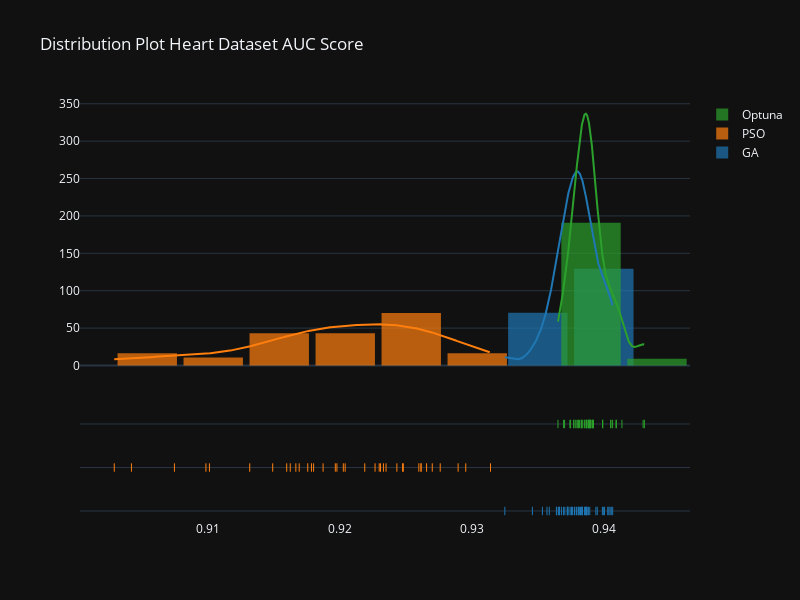

Notebook code for this chart:
### Code cell
hist_data = [heart_ga['AUC'], heart_pso['AUC'], heart_optuna['AUC']]
group_labels = ['GA', 'PSO', 'Optuna'] # name of the dataset


fig = ff.create_distplot(hist_data, group_labels, curve_type='kde', bin_size=.005, show_hist=True)
fig.update_layout(template = 'plotly_dark')
fig.update_layout(bargap=0.1, width=800, height=600, title='Distribution Plot Heart Dataset AUC Score')
fig.show()

### Figure 1 — Plotly figure (JSON) as saved in the notebook; plotly's stock layout.template omitted (floating-point values rounded to 4 significant figures; data arrays with more than 128 entries replaced by an {"elided": "..."} marker saying what was removed)
{"data": [{"autobinx": false, "histnorm": "probability density", "legendgroup": "GA", "marker": {"color": "rgb(31, 119, 180)"}, "name": "GA", "opacity": 0.7, "type": "histogram", "x": [0.9399, 0.9346, 0.9399, 0.9381, 0.9407, 0.9353, 0.9389, 0.9384, 0.9375, 0.9369, 0.9372, 0.9372, 0.9388, 0.9378, 0.9368, 0.94, 0.9378, 0.9403, 0.937, 0.9381, 0.9379, 0.9387, 0.9375, 0.9386, 0.9366, 0.9406, 0.9386, 0.9376, 0.9381, 0.9383, 0.9387, 0.9382, 0.9364, 0.9373, 0.9366, 0.9384, 0.9374, 0.9404, 0.9366, 0.9387, 0.9379, 0.9357, 0.9383, 0.9373, 0.9395, 0.9359, 0.9364, 0.9405, 0.9385, 0.9394, 0.9325], "xaxis": "x", "xbins": {"end": 0.9407, "size": 0.005, "start": 0.9325}, "yaxis": "y"}, {"autobinx": false, "histnorm": "probability density", "legendgroup": "PSO", "marker": {"color": "rgb(255, 127, 14)"}, "name": "PSO", "opacity": 0.7, "type": "histogram", "x": [0.9176, 0.9289, 0.927, 0.9132, 0.9178, 0.9295, 0.9227, 0.9247, 0.9235, 0.916, 0.9098, 0.918, 0.9248, 0.9266, 0.9169, 0.926, 0.9167, 0.9162, 0.9261, 0.9075, 0.9196, 0.9187, 0.9101, 0.9243, 0.9042, 0.9219, 0.9314, 0.9202, 0.9198, 0.9261, 0.9149, 0.9233, 0.9231, 0.9204, 0.923, 0.9029, 0.9276], "xaxis": "x", "xbins": {"end": 0.9314, "size": 0.005, "start": 0.9029}, "yaxis": "y"}, {"autobinx": false, "histnorm": "probability density", "legendgroup": "Optuna", "marker": {"color": "rgb(44, 160, 44)"}, "name": "Optuna", "opacity": 0.7, "type": "histogram", "x": [0.9405, 0.943, 0.9399, 0.9389, 0.9392, 0.9388, 0.9389, 0.9388, 0.9378, 0.9409, 0.9383, 0.9369, 0.9379, 0.9386, 0.9405, 0.9414, 0.939, 0.9377, 0.938, 0.9377, 0.9391, 0.9431, 0.9365, 0.9399, 0.9391, 0.9375, 0.9389, 0.9387, 0.9407, 0.9409, 0.937, 0.9383, 0.9374, 0.9383, 0.9392, 0.9389, 0.9387, 0.9389, 0.9385, 0.9383, 0.939, 0.9385, 0.9381, 0.9381], "xaxis": "x", "xbins": {"end": 0.9431, "size": 0.005, "start": 0.9365}, "yaxis": "y"}, {"legendgroup": "GA", "marker": {"color": "rgb(31, 119, 180)"}, "mode": "lines", "name": "GA", "showlegend": false, "type": "scatter", "x": {"elided": "500 float values"}, "xaxis": "x", "y": {"elided": "500 float values"}, "yaxis": "y"}, {"legendgroup": "PSO", "marker": {"color": "rgb(255, 127, 14)"}, "mode": "lines", "name": "PSO", "showlegend": false, "type": "scatter", "x": {"elided": "500 float values"}, "xaxis": "x", "y": {"elided": "500 float values"}, "yaxis": "y"}, {"legendgroup": "Optuna", "marker": {"color": "rgb(44, 160, 44)"}, "mode": "lines", "name": "Optuna", "showlegend": false, "type": "scatter", "x": {"elided": "500 float values"}, "xaxis": "x", "y": {"elided": "500 float values"}, "yaxis": "y"}, {"legendgroup": "GA", "marker": {"color": "rgb(31, 119, 180)", "symbol": "line-ns-open"}, "mode": "markers", "name": "GA", "showlegend": false, "type": "scatter", "x": [0.9399, 0.9346, 0.9399, 0.9381, 0.9407, 0.9353, 0.9389, 0.9384, 0.9375, 0.9369, 0.9372, 0.9372, 0.9388, 0.9378, 0.9368, 0.94, 0.9378, 0.9403, 0.937, 0.9381, 0.9379, 0.9387, 0.9375, 0.9386, 0.9366, 0.9406, 0.9386, 0.9376, 0.9381, 0.9383, 0.9387, 0.9382, 0.9364, 0.9373, 0.9366, 0.9384, 0.9374, 0.9404, 0.9366, 0.9387, 0.9379, 0.9357, 0.9383, 0.9373, 0.9395, 0.9359, 0.9364, 0.9405, 0.9385, 0.9394, 0.9325], "xaxis": "x", "y": ["GA", "GA", "GA", "GA", "GA", "GA", "GA", "GA", "GA", "GA", "GA", "GA", "GA", "GA", "GA", "GA", "GA", "GA", "GA", "GA", "GA", "GA", "GA", "GA", "GA", "GA", "GA", "GA", "GA", "GA", "GA", "GA", "GA", "GA", "GA", "GA", "GA", "GA", "GA", "GA", "GA", "GA", "GA", "GA", "GA", "GA", "GA", "GA", "GA", "GA", "GA"], "yaxis": "y2"}, {"legendgroup": "PSO", "marker": {"color": "rgb(255, 127, 14)", "symbol": "line-ns-open"}, "mode": "markers", "name": "PSO", "showlegend": false, "type": "scatter", "x": [0.9176, 0.9289, 0.927, 0.9132, 0.9178, 0.9295, 0.9227, 0.9247, 0.9235, 0.916, 0.9098, 0.918, 0.9248, 0.9266, 0.9169, 0.926, 0.9167, 0.9162, 0.9261, 0.9075, 0.9196, 0.9187, 0.9101, 0.9243, 0.9042, 0.9219, 0.9314, 0.9202, 0.9198, 0.9261, 0.9149, 0.9233, 0.9231, 0.9204, 0.923, 0.9029, 0.9276], "xaxis": "x", "y": ["PSO", "PSO", "PSO", "PSO", "PSO", "PSO", "PSO", "PSO", "PSO", "PSO", "PSO", "PSO", "PSO", "PSO", "PSO", "PSO", "PSO", "PSO", "PSO", "PSO", "PSO", "PSO", "PSO", "PSO", "PSO", "PSO", "PSO", "PSO", "PSO", "PSO", "PSO", "PSO", "PSO", "PSO", "PSO", "PSO", "PSO"], "yaxis": "y2"}, {"legendgroup": "Optuna", "marker": {"color": "rgb(44, 160, 44)", "symbol": "line-ns-open"}, "mode": "markers", "name": "Optuna", "showlegend": false, "type": "scatter", "x": [0.9405, 0.943, 0.9399, 0.9389, 0.9392, 0.9388, 0.9389, 0.9388, 0.9378, 0.9409, 0.9383, 0.9369, 0.9379, 0.9386, 0.9405, 0.9414, 0.939, 0.9377, 0.938, 0.9377, 0.9391, 0.9431, 0.9365, 0.9399, 0.9391, 0.9375, 0.9389, 0.9387, 0.9407, 0.9409, 0.937, 0.9383, 0.9374, 0.9383, 0.9392, 0.9389, 0.9387, 0.9389, 0.9385, 0.9383, 0.939, 0.9385, 0.9381, 0.9381], "xaxis": "x", "y": ["Optuna", "Optuna", "Optuna", "Optuna", "Optuna", "Optuna", "Optuna", "Optuna", "Optuna", "Optuna", "Optuna", "Optuna", "Optuna", "Optuna", "Optuna", "Optuna", "Optuna", "Optuna", "Optuna", "Optuna", "Optuna", "Optuna", "Optuna", "Optuna", "Optuna", "Optuna", "Optuna", "Optuna", "Optuna", "Optuna", "Optuna", "Optuna", "Optuna", "Optuna", "Optuna", "Optuna", "Optuna", "Optuna", "Optuna", "Optuna", "Optuna", "Optuna", "Optuna", "Optuna"], "yaxis": "y2"}], "layout": {"bargap": 0.1, "barmode": "overlay", "height": 600, "hovermode": "closest", "legend": {"traceorder": "reversed"}, "title": {"text": "Distribution Plot Heart Dataset AUC Score"}, "width": 800, "xaxis": {"anchor": "y2", "domain": [0, 1], "zeroline": false}, "yaxis": {"anchor": "free", "domain": [0.35, 1], "position": 0}, "yaxis2": {"anchor": "x", "domain": [0, 0.25], "dtick": 1, "showticklabels": false}}}
